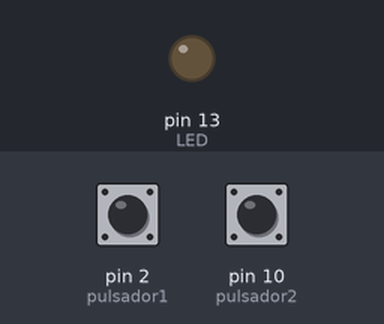
Simulated run of this sketch. Board: Arduino Uno, built with avr-gcc and run on an emulated ATmega328P. Shown: output pins drawn as LEDs (lit = HIGH). The inputs (shaded band) are chosen by the test bench; at power-on: pin 2 (pulsador1) LOW, pin 10 (pulsador2) LOW.

Above: at 1.2 s.
1.3 s: pin 2 (pulsador1) pulled HIGH for 0.15 s
At 1.6 s:
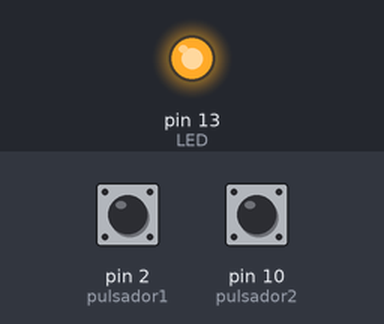
2.9 s: pin 10 (pulsador2) pulled HIGH for 0.15 s
At 4.0 s:
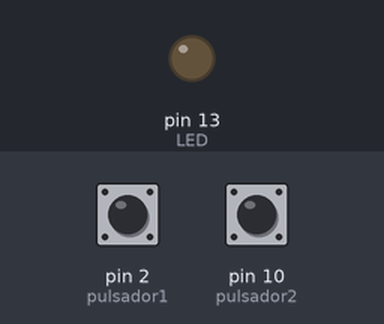
4.5 s: pin 2 (pulsador1) pulled HIGH for 1 s
At 5.2 s:
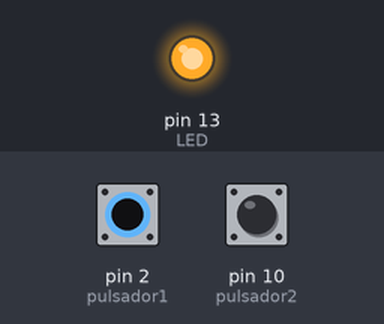
Timing chart, 0 to 7.5 s (numbered marks = the images above; inputs shaded):
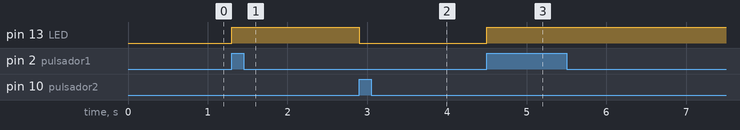

The sketch:

sketch_jun21a.ino
```cpp
int LED = 13; //LED
int pulsador1 = 2; // primer pulsador
int pulsador2 = 10; // segundo pulsador

void setup () { 
  pinMode (LED, OUTPUT); //configurado como salida
  pinMode (pulsador1,INPUT); //configurado de entrada
  pinMode (pulsador2, INPUT);
}

void loop () {
  if (digitalRead(pulsador1) == HIGH){ //si el pulsador1 está en alto
    digitalWrite(LED, HIGH); //encender el LED
  }
  else if (digitalRead(pulsador2) == HIGH){ //si el pulsador2 está en alto
    digitalWrite (LED, LOW); // apagar el LED
  }
}
```

Measured:
- after the input at 1.3 s, pin 13 (LED): LOW → HIGH at once
- after the input at 2.9 s, pin 13 (LED): HIGH → LOW at once
- after the input at 4.5 s, pin 13 (LED): LOW → HIGH at once
